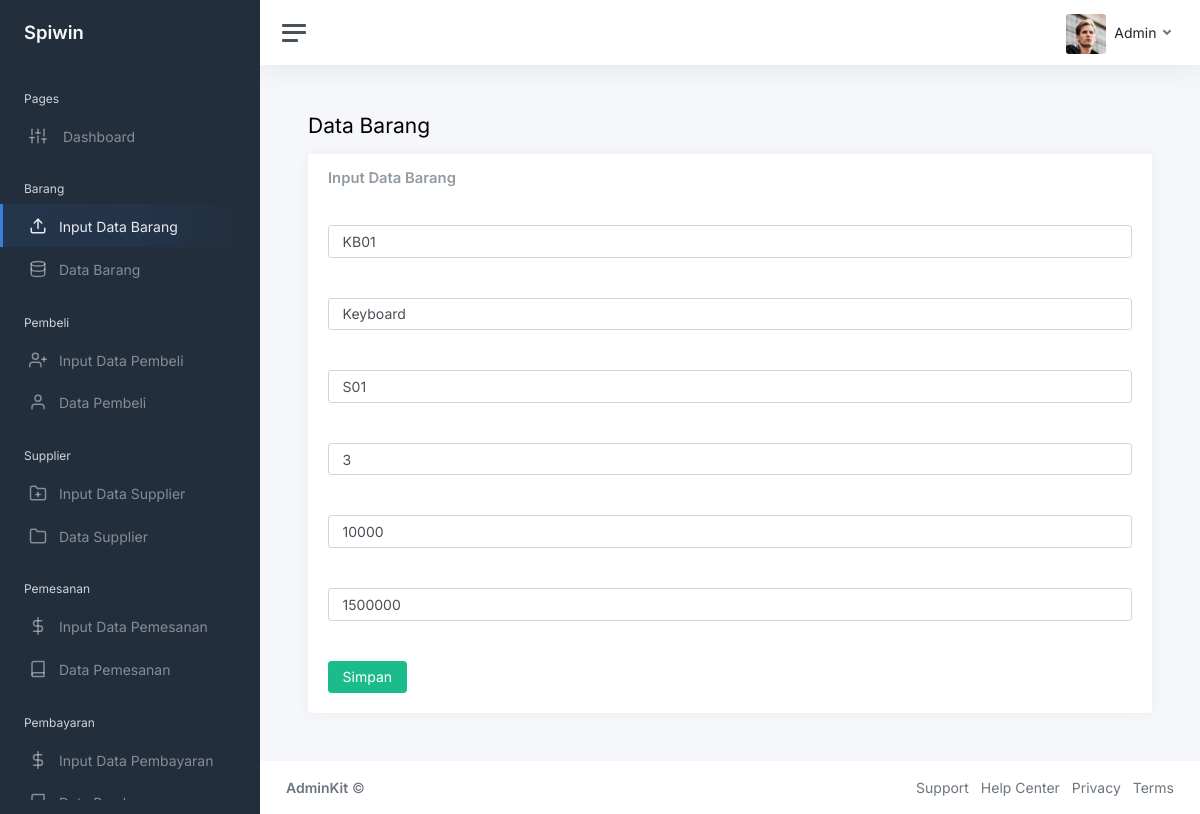
The app's page /admin/ebar.php?id=KB01&aksi=edit with its own data.
### tables this page shows
CREATE TABLE `barang` (
  `kd_brg` varchar(10) NOT NULL,
  `nm_brg` varchar(50) NOT NULL,
  `kd_sp` varchar(10) NOT NULL,
  `qty` int(10) NOT NULL,
  `hrg` double NOT NULL,
  `hrgb` double NOT NULL
);

### admin/database.php (called while the page is built, shortened)
<?php
class database{
	var $host = "localhost";
	var $username = "root";
	var $password = "";
	var $database = "spiwin";
	var $koneksi = "";
	function __construct(){
		$this->koneksi = mysqli_connect($this->host, $this->username, $this->password, $this->database);
	}
	function get_by_barang($kd_barang){
		$query = mysqli_query($this->koneksi,"select * from barang where kd_brg='$kd_barang'");
		return $query->fetch_array();
	}
}
?>

### admin/ebar.php (the view, shortened to what this page needs)
<?php
include('database.php');
$db = new database();
$kd_barang = $_GET['id'];
if (! is_null($kd_barang)) {
  $data_barang = $db->get_by_barang($kd_barang);
} else {
  header('location:btampil.php');
}
?>
<!DOCTYPE html>
<html lang="en">
<head>
	<link href="css/app.css" rel="stylesheet">
</head>
<body>
	<div class="wrapper">
		<nav id="sidebar" class="sidebar js-sidebar">
			<div class="sidebar-content js-simplebar">
				<a class="sidebar-brand" href="index.html">
          <span class="align-middle">Spiwin</span>
        </a>
				<ul class="sidebar-nav">
					<li class="sidebar-header">
						Pages
					</li>
				<li class="sidebar-item">
						<a class="sidebar-link" href="index.php">
              <i class="align-middle" data-feather="sliders"></i> <span class="align-middle">Dashboard</span>
            </a>
        </li>
					<li class="sidebar-header">
						Barang
					</li>
					<li class="sidebar-item active">
						<a class="sidebar-link" href="fbar.php">
             <i class="align-middle me-2" data-feather="upload"></i> <span class="align-middle">Input Data Barang</span>
            </a>
					</li>
					<li class="sidebar-item">
						<a class="sidebar-link" href="btampil.php">
            <i class="align-middle me-2" data-feather="database"></i> <span class="align-middle">Data Barang</span>
            </a>
					</li>
					<li class="sidebar-header">
						Pembeli
					</li>
					<li class="sidebar-item ">
						<a class="sidebar-link" href="fpem.php">
             <i class="align-middle me-2" data-feather="user-plus"></i> <span class="align-middle">Input Data Pembeli</span>
            </a>
					</li>
					<li class="sidebar-item">
						<a class="sidebar-link" href="ptampil.php">
            <i class="align-middle me-2" data-feather="user"></i> <span class="align-middle">Data Pembeli</span>
            </a>
					</li>
					<li class="sidebar-header">
						Supplier
					</li>
					<li class="sidebar-item ">
						<a class="sidebar-link" href="fsup.php">
             <i class="align-middle me-2" data-feather="folder-plus"></i> <span class="align-middle">Input Data Supplier</span>
            </a>
					</li>
					<li class="sidebar-item">
						<a class="sidebar-link" href="stampil.php">
            <i class="align-middle me-2" data-feather="folder"></i> <span class="align-middle">Data Supplier</span>
            </a>
					</li>
					<li class="sidebar-header">
						Pemesanan
					</li>
					<li class="sidebar-item ">
						<a class="sidebar-link" href="ftran.php">
             <i class="align-middle me-2" data-feather="dollar-sign"></i> <span class="align-middle">Input Data Pemesanan</span>
            </a>
					</li>
					<li class="sidebar-item">
						<a class="sidebar-link" href="ttampil.php">
            <i class="align-middle me-2" data-feather="book"></i> <span class="align-middle">Data Pemesanan</span>
            </a>
					</li>
					<li class="sidebar-header">
						Pembayaran
					</li>
					<li class="sidebar-item ">
						<a class="sidebar-link" href="fbay.php">
             <i class="align-middle me-2" data-feather="dollar-sign"></i> <span class="align-middle">Input Data Pembayaran</span>
            </a>
					</li>
					<li class="sidebar-item">
						<a class="sidebar-link" href="ytampil.php">
            <i class="align-middle me-2" data-feather="book"></i> <span class="align-middle">Data Pembayaran</span>
            </a>
					</li>
				</ul>
			</div>
		</nav>
		<div class="main">
			<nav class="navbar navbar-expand navbar-light navbar-bg">
				<a class="sidebar-toggle js-sidebar-toggle">
          <i class="hamburger align-self-center"></i>
        </a>
				<div class="navbar-collapse collapse">
					<ul class="navbar-nav navbar-align">
						<li class="nav-item dropdown">
								<a class="nav-link dropdown-toggle d-none d-sm-inline-block" href="#" data-bs-toggle="dropdown">
                <img src="img/avatars/avatar.jpg" class="avatar img-fluid rounded me-1" alt="Charles Hall" /> <span class="text-dark">Admin</span>
              </a>
						</li>
					</ul>
				</div>
			</nav>
			<main class="content">
				<div class="container-fluid p-0">
					<form action="data.php?action=update1" method="post">
					<h1 class="h3 mb-3">Data Barang</h1>
					<div class="row">
						<div class="col-12">
							<div class="card">
								<div class="card-header">
									<h5 class="card-title mb-0">Input Data Barang</h5>
								</div>
								<div class="card-body">
									<input type="text" class="form-control" name="kd" value="<?php echo $data_barang['kd_brg']; ?>" placeholder="Kode Barang">
								</div>
								<div class="card-body">
									<input type="text" class="form-control" name="nm" value="<?php echo $data_barang['nm_brg']; ?>" placeholder="Nama Barang">
								</div>
								<div class="card-body">
									<select class="form-control" name="ns" >
										 <option value="<?php echo $data_barang['kd_sp']; ?>" ><?php echo $data_barang['kd_sp']; ?></option>
									</select>
								</div>
								<div class="card-body">
									<input type="text" class="form-control" name="qty" value="<?php echo $data_barang['qty']; ?>" placeholder="Qty">
								</div>
								<div class="card-body">
									<input type="text" class="form-control" name="harga" value="<?php echo $data_barang['hrg']; ?>" placeholder="Harga">
								</div>
									<div class="card-body">
									<input type="text" class="form-control" name="harb" value="<?php echo $data_barang['hrgb']; ?>" placeholder="Harga Jual">
								</div>
								<div class="card-body">
									<button class="btn btn-success">Simpan</button>
								</div>
							</div>
						</div>
					</div>
					</form>
				</div>
			</main>
			<footer class="footer">
				<div class="container-fluid">
					<div class="row text-muted">
						<div class="col-6 text-start">
							<p class="mb-0">
								<a class="text-muted" href="https://adminkit.io/" target="_blank"><strong>AdminKit</strong></a> &copy;
							</p>
						</div>
						<div class="col-6 text-end">
							<ul class="list-inline">
								<li class="list-inline-item">
									<a class="text-muted" href="https://adminkit.io/" target="_blank">Support</a>
								</li>
								<li class="list-inline-item">
									<a class="text-muted" href="https://adminkit.io/" target="_blank">Help Center</a>
								</li>
								<li class="list-inline-item">
									<a class="text-muted" href="https://adminkit.io/" target="_blank">Privacy</a>
								</li>
								<li class="list-inline-item">
									<a class="text-muted" href="https://adminkit.io/" target="_blank">Terms</a>
								</li>
							</ul>
						</div>
					</div>
				</div>
			</footer>
		</div>
	</div>
</body>
</html>

### records on screen
barang: kd "KB01", nm "Keyboard", ns "S01", qty "3", harga "10000", harb "1500000"
